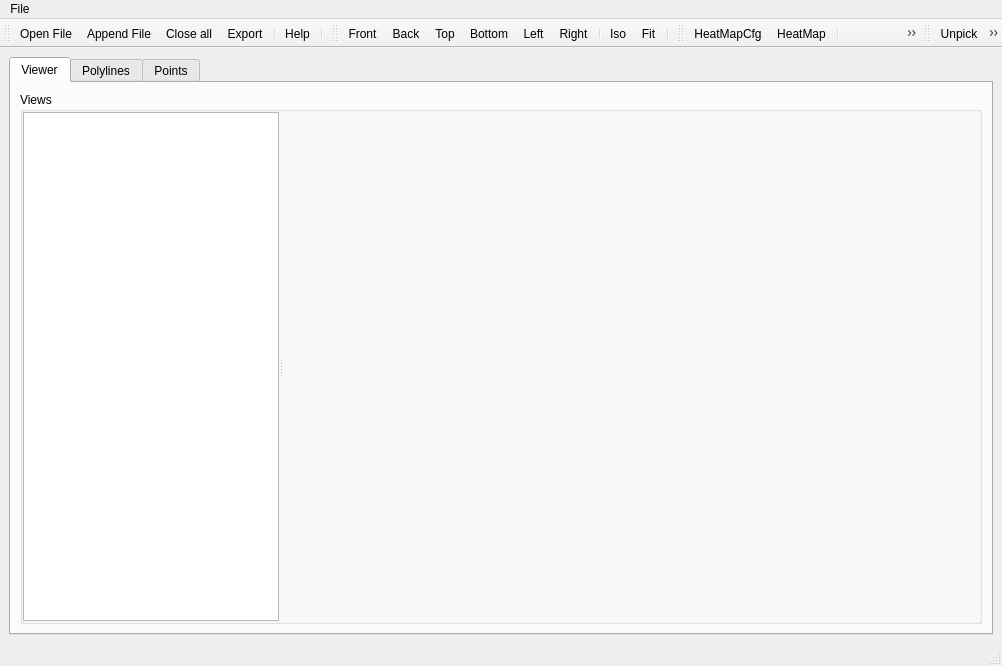
<?xml version="1.0" encoding="UTF-8"?>
<ui version="4.0">
 <class>mainWindow</class>
 <widget class="QMainWindow" name="mainWindow">
  <property name="geometry">
   <rect>
    <x>0</x>
    <y>0</y>
    <width>1002</width>
    <height>666</height>
   </rect>
  </property>
  <property name="windowTitle">
   <string>Interactive 3D Model Viewer</string>
  </property>
  <property name="windowIcon">
   <iconset resource="icons.qrc">
    <normaloff>:/icons/3dviewer.ico</normaloff>:/icons/3dviewer.ico</iconset>
  </property>
  <property name="iconSize">
   <size>
    <width>22</width>
    <height>22</height>
   </size>
  </property>
  <widget class="QWidget" name="centralwidget">
   <layout class="QHBoxLayout" name="horizontalLayout_3">
    <item>
     <widget class="QTabWidget" name="tabWidget">
      <property name="currentIndex">
       <number>0</number>
      </property>
      <widget class="QWidget" name="tab">
       <attribute name="title">
        <string>Viewer</string>
       </attribute>
       <layout class="QHBoxLayout" name="horizontalLayout_4">
        <item>
         <widget class="QGroupBox" name="groupBoxGraph">
          <property name="sizePolicy">
           <sizepolicy hsizetype="Expanding" vsizetype="Expanding">
            <horstretch>1</horstretch>
            <verstretch>1</verstretch>
           </sizepolicy>
          </property>
          <property name="title">
           <string>Views</string>
          </property>
          <layout class="QHBoxLayout" name="horizontalLayout">
           <property name="spacing">
            <number>0</number>
           </property>
           <property name="leftMargin">
            <number>0</number>
           </property>
           <property name="topMargin">
            <number>0</number>
           </property>
           <property name="rightMargin">
            <number>0</number>
           </property>
           <property name="bottomMargin">
            <number>0</number>
           </property>
           <item>
            <widget class="QSplitter" name="splitter">
             <property name="orientation">
              <enum>Qt::Horizontal</enum>
             </property>
             <widget class="QFrame" name="tableFrame">
              <layout class="QHBoxLayout" name="horizontalLayout_2">
               <property name="spacing">
                <number>0</number>
               </property>
               <property name="leftMargin">
                <number>0</number>
               </property>
               <property name="topMargin">
                <number>0</number>
               </property>
               <property name="rightMargin">
                <number>0</number>
               </property>
               <property name="bottomMargin">
                <number>0</number>
               </property>
               <item>
                <widget class="QTreeView" name="treeView"/>
               </item>
              </layout>
             </widget>
             <widget class="i3vtkWidget" name="qvtkWidget" native="true">
              <property name="sizePolicy">
               <sizepolicy hsizetype="Expanding" vsizetype="Expanding">
                <horstretch>1</horstretch>
                <verstretch>1</verstretch>
               </sizepolicy>
              </property>
              <property name="minimumSize">
               <size>
                <width>300</width>
                <height>300</height>
               </size>
              </property>
             </widget>
            </widget>
           </item>
          </layout>
         </widget>
        </item>
       </layout>
      </widget>
      <widget class="QWidget" name="tab_2">
       <attribute name="title">
        <string>Polylines</string>
       </attribute>
       <layout class="QHBoxLayout" name="horizontalLayout_5">
        <item>
         <widget class="QTableView" name="tableViewPolylines"/>
        </item>
       </layout>
      </widget>
      <widget class="QWidget" name="tab_3">
       <attribute name="title">
        <string>Points</string>
       </attribute>
       <layout class="QHBoxLayout" name="horizontalLayout_6">
        <item>
         <widget class="QTableView" name="tableViewPoints"/>
        </item>
       </layout>
      </widget>
     </widget>
    </item>
   </layout>
  </widget>
  <widget class="QMenuBar" name="menubar">
   <property name="geometry">
    <rect>
     <x>0</x>
     <y>0</y>
     <width>1002</width>
     <height>27</height>
    </rect>
   </property>
   <widget class="QMenu" name="menuFile">
    <property name="title">
     <string>File</string>
    </property>
    <addaction name="actionOpenFile"/>
    <addaction name="actionPlus"/>
    <addaction name="actionMinus"/>
    <addaction name="actionExport"/>
    <addaction name="separator"/>
    <addaction name="actionHelp"/>
    <addaction name="actionExit"/>
   </widget>
   <addaction name="menuFile"/>
  </widget>
  <widget class="QStatusBar" name="statusbar"/>
  <widget class="QToolBar" name="mainToolBar">
   <property name="windowTitle">
    <string>Main Tool Bar</string>
   </property>
   <property name="orientation">
    <enum>Qt::Horizontal</enum>
   </property>
   <property name="iconSize">
    <size>
     <width>22</width>
     <height>22</height>
    </size>
   </property>
   <attribute name="toolBarArea">
    <enum>TopToolBarArea</enum>
   </attribute>
   <attribute name="toolBarBreak">
    <bool>false</bool>
   </attribute>
   <addaction name="actionOpenFile"/>
   <addaction name="actionPlus"/>
   <addaction name="actionMinus"/>
   <addaction name="actionExport"/>
   <addaction name="separator"/>
   <addaction name="actionHelp"/>
   <addaction name="separator"/>
  </widget>
  <widget class="QToolBar" name="viewToolBar">
   <property name="windowTitle">
    <string>View Tool Bar</string>
   </property>
   <attribute name="toolBarArea">
    <enum>TopToolBarArea</enum>
   </attribute>
   <attribute name="toolBarBreak">
    <bool>false</bool>
   </attribute>
   <addaction name="actionFront"/>
   <addaction name="actionBack"/>
   <addaction name="actionTop"/>
   <addaction name="actionBottom"/>
   <addaction name="actionLeft"/>
   <addaction name="actionRight"/>
   <addaction name="separator"/>
   <addaction name="actionIso"/>
   <addaction name="actionFit"/>
   <addaction name="separator"/>
  </widget>
  <widget class="QToolBar" name="heatmapToolBar">
   <property name="windowTitle">
    <string>HeatMap Tool Bar</string>
   </property>
   <attribute name="toolBarArea">
    <enum>TopToolBarArea</enum>
   </attribute>
   <attribute name="toolBarBreak">
    <bool>false</bool>
   </attribute>
   <addaction name="actionHeatMapCfg"/>
   <addaction name="actionHeatMap"/>
   <addaction name="separator"/>
   <addaction name="actionBackward"/>
   <addaction name="labelPeriod"/>
   <addaction name="actionForward"/>
  </widget>
  <widget class="QToolBar" name="selectionToolBar">
   <property name="windowTitle">
    <string>Selection Tool Bar</string>
   </property>
   <attribute name="toolBarArea">
    <enum>TopToolBarArea</enum>
   </attribute>
   <attribute name="toolBarBreak">
    <bool>false</bool>
   </attribute>
   <addaction name="actionUnpick"/>
   <addaction name="actionPolyLabel"/>
   <addaction name="actionPointLabel"/>
   <addaction name="actionSurface"/>
   <addaction name="actionWireframe"/>
   <addaction name="actionSurfaceCfg"/>
  </widget>
  <action name="actionOpenFile">
   <property name="enabled">
    <bool>true</bool>
   </property>
   <property name="icon">
    <iconset resource="icons.qrc">
     <normaloff>:/icons/open.svg</normaloff>:/icons/open.svg</iconset>
   </property>
   <property name="text">
    <string>Open File...</string>
   </property>
   <property name="shortcut">
    <string>Ctrl+O</string>
   </property>
  </action>
  <action name="actionExit">
   <property name="icon">
    <iconset resource="icons.qrc">
     <normaloff>:/icons/exit.svg</normaloff>:/icons/exit.svg</iconset>
   </property>
   <property name="text">
    <string>Exit</string>
   </property>
   <property name="shortcut">
    <string>Ctrl+X</string>
   </property>
  </action>
  <action name="actionHelp">
   <property name="icon">
    <iconset resource="icons.qrc">
     <normaloff>:/icons/help.svg</normaloff>:/icons/help.svg</iconset>
   </property>
   <property name="text">
    <string>Help</string>
   </property>
   <property name="shortcut">
    <string>Ctrl+H</string>
   </property>
  </action>
  <action name="actionFront">
   <property name="icon">
    <iconset resource="icons.qrc">
     <normaloff>:/icons/front.svg</normaloff>:/icons/front.svg</iconset>
   </property>
   <property name="text">
    <string>Front</string>
   </property>
   <property name="menuRole">
    <enum>QAction::NoRole</enum>
   </property>
  </action>
  <action name="actionBack">
   <property name="icon">
    <iconset resource="icons.qrc">
     <normaloff>:/icons/back.svg</normaloff>:/icons/back.svg</iconset>
   </property>
   <property name="text">
    <string>Back</string>
   </property>
   <property name="menuRole">
    <enum>QAction::NoRole</enum>
   </property>
  </action>
  <action name="actionTop">
   <property name="icon">
    <iconset resource="icons.qrc">
     <normaloff>:/icons/top.svg</normaloff>:/icons/top.svg</iconset>
   </property>
   <property name="text">
    <string>Top</string>
   </property>
   <property name="menuRole">
    <enum>QAction::NoRole</enum>
   </property>
  </action>
  <action name="actionBottom">
   <property name="icon">
    <iconset resource="icons.qrc">
     <normaloff>:/icons/bottom.svg</normaloff>:/icons/bottom.svg</iconset>
   </property>
   <property name="text">
    <string>Bottom</string>
   </property>
   <property name="menuRole">
    <enum>QAction::NoRole</enum>
   </property>
  </action>
  <action name="actionLeft">
   <property name="icon">
    <iconset resource="icons.qrc">
     <normaloff>:/icons/left.svg</normaloff>:/icons/left.svg</iconset>
   </property>
   <property name="text">
    <string>Left</string>
   </property>
   <property name="menuRole">
    <enum>QAction::NoRole</enum>
   </property>
  </action>
  <action name="actionRight">
   <property name="icon">
    <iconset resource="icons.qrc">
     <normaloff>:/icons/right.svg</normaloff>:/icons/right.svg</iconset>
   </property>
   <property name="text">
    <string>Right</string>
   </property>
   <property name="menuRole">
    <enum>QAction::NoRole</enum>
   </property>
  </action>
  <action name="actionIso">
   <property name="icon">
    <iconset resource="icons.qrc">
     <normaloff>:/icons/iso.svg</normaloff>:/icons/iso.svg</iconset>
   </property>
   <property name="text">
    <string>Iso</string>
   </property>
   <property name="menuRole">
    <enum>QAction::NoRole</enum>
   </property>
  </action>
  <action name="actionFit">
   <property name="icon">
    <iconset resource="icons.qrc">
     <normaloff>:/icons/resize.svg</normaloff>:/icons/resize.svg</iconset>
   </property>
   <property name="text">
    <string>Fit</string>
   </property>
   <property name="menuRole">
    <enum>QAction::NoRole</enum>
   </property>
  </action>
  <action name="actionExport">
   <property name="icon">
    <iconset resource="icons.qrc">
     <normaloff>:/icons/export.svg</normaloff>:/icons/export.svg</iconset>
   </property>
   <property name="text">
    <string>Export</string>
   </property>
   <property name="toolTip">
    <string>Export</string>
   </property>
   <property name="shortcut">
    <string>Ctrl+E</string>
   </property>
  </action>
  <action name="actionPlus">
   <property name="icon">
    <iconset resource="icons.qrc">
     <normaloff>:/icons/plus.svg</normaloff>:/icons/plus.svg</iconset>
   </property>
   <property name="text">
    <string>Append File...</string>
   </property>
   <property name="shortcut">
    <string>Ctrl+A</string>
   </property>
  </action>
  <action name="actionMinus">
   <property name="icon">
    <iconset resource="icons.qrc">
     <normaloff>:/icons/minus.svg</normaloff>:/icons/minus.svg</iconset>
   </property>
   <property name="text">
    <string>Close all</string>
   </property>
   <property name="toolTip">
    <string>Close All Files</string>
   </property>
   <property name="shortcut">
    <string>Ctrl+Q</string>
   </property>
  </action>
  <action name="actionHeatMap">
   <property name="checkable">
    <bool>true</bool>
   </property>
   <property name="icon">
    <iconset resource="icons.qrc">
     <normaloff>:/icons/heatmap.svg</normaloff>:/icons/heatmap.svg</iconset>
   </property>
   <property name="text">
    <string>HeatMap</string>
   </property>
   <property name="toolTip">
    <string>Active HeatMap</string>
   </property>
  </action>
  <action name="actionBackward">
   <property name="icon">
    <iconset resource="icons.qrc">
     <normaloff>:/icons/backward.svg</normaloff>:/icons/backward.svg</iconset>
   </property>
   <property name="text">
    <string>Backward</string>
   </property>
   <property name="toolTip">
    <string>Backward Period</string>
   </property>
  </action>
  <action name="labelPeriod">
   <property name="text">
    <string>P: 0/0</string>
   </property>
   <property name="toolTip">
    <string>Period Value</string>
   </property>
  </action>
  <action name="actionForward">
   <property name="icon">
    <iconset resource="icons.qrc">
     <normaloff>:/icons/forward.svg</normaloff>:/icons/forward.svg</iconset>
   </property>
   <property name="text">
    <string>Forward</string>
   </property>
   <property name="toolTip">
    <string>Forward Period</string>
   </property>
  </action>
  <action name="actionHeatMapCfg">
   <property name="icon">
    <iconset resource="icons.qrc">
     <normaloff>:/icons/heatmapcfg.svg</normaloff>:/icons/heatmapcfg.svg</iconset>
   </property>
   <property name="text">
    <string>HeatMapCfg</string>
   </property>
   <property name="toolTip">
    <string>HeatMap Configuration</string>
   </property>
  </action>
  <action name="actionUnpick">
   <property name="checkable">
    <bool>true</bool>
   </property>
   <property name="icon">
    <iconset resource="icons.qrc">
     <normaloff>:/icons/unpick.svg</normaloff>:/icons/unpick.svg</iconset>
   </property>
   <property name="text">
    <string>Unpick</string>
   </property>
   <property name="toolTip">
    <string>Disable Picker</string>
   </property>
  </action>
  <action name="actionPolyLabel">
   <property name="checkable">
    <bool>true</bool>
   </property>
   <property name="icon">
    <iconset resource="icons.qrc">
     <normaloff>:/icons/polyabc.svg</normaloff>:/icons/polyabc.svg</iconset>
   </property>
   <property name="text">
    <string>PolyLabel</string>
   </property>
   <property name="toolTip">
    <string>Show Polyline Label</string>
   </property>
  </action>
  <action name="actionPointLabel">
   <property name="checkable">
    <bool>true</bool>
   </property>
   <property name="icon">
    <iconset resource="icons.qrc">
     <normaloff>:/icons/pointabc.svg</normaloff>:/icons/pointabc.svg</iconset>
   </property>
   <property name="text">
    <string>PointLabel</string>
   </property>
   <property name="toolTip">
    <string>Show Point Label</string>
   </property>
  </action>
  <action name="actionSurface">
   <property name="checkable">
    <bool>true</bool>
   </property>
   <property name="icon">
    <iconset resource="icons.qrc">
     <normaloff>:/icons/surface.svg</normaloff>:/icons/surface.svg</iconset>
   </property>
   <property name="text">
    <string>Surface</string>
   </property>
   <property name="toolTip">
    <string>Surface Reconstruction</string>
   </property>
  </action>
  <action name="actionWireframe">
   <property name="checkable">
    <bool>true</bool>
   </property>
   <property name="icon">
    <iconset resource="icons.qrc">
     <normaloff>:/icons/wireframe.svg</normaloff>:/icons/wireframe.svg</iconset>
   </property>
   <property name="text">
    <string>Wireframe</string>
   </property>
   <property name="toolTip">
    <string>Wireframe reconstruction</string>
   </property>
  </action>
  <action name="actionSurfaceCfg">
   <property name="icon">
    <iconset resource="icons.qrc">
     <normaloff>:/icons/surfacecfg.svg</normaloff>:/icons/surfacecfg.svg</iconset>
   </property>
   <property name="text">
    <string>SurfaceCfg</string>
   </property>
   <property name="toolTip">
    <string>Surface Configuration...</string>
   </property>
  </action>
 </widget>
 <customwidgets>
  <customwidget>
   <class>i3vtkWidget</class>
   <extends>QWidget</extends>
   <header>i3viewer.i3vtkWidget</header>
  </customwidget>
 </customwidgets>
 <resources>
  <include location="icons.qrc"/>
 </resources>
 <connections/>
</ui>
